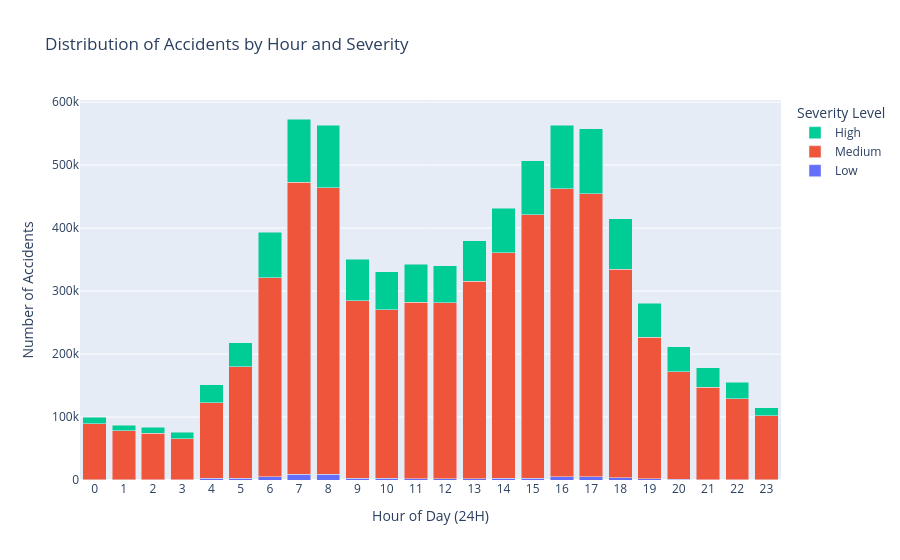

Notebook code cell kept with this figure:
### Code cell
time_analysis=(
    df_parsed.with_columns(
    pl.col("Start_Time").dt.hour().alias("Hour")) 
    .group_by(["Hour", "Severity"])
    .agg(pl.len().alias("Severity_Count"))
    .sort("Hour")
)
severity_labels = {
        0: "Low",
        1: "Medium",
        2: "High"
    }
fig2 = go.Figure()
for sev_val, label in severity_labels.items():

    subset = time_analysis.filter(pl.col("Severity") == sev_val)
    
    fig2.add_trace(
            go.Bar(
                x=subset["Hour"],           
                y=subset["Severity_Count"], 
                name=label
            )
        )

fig2.update_layout(
    title="Distribution of Accidents by Hour and Severity",
    xaxis_title="Hour of Day (24H)",    
    yaxis_title="Number of Accidents",  
    barmode="stack", 
    #template="plotly_dark",
    legend_title="Severity Level",
    xaxis=dict(
        tickmode='linear',
        tick0=0,
        dtick=1
    )
)

fig2.show()

### Figure 1 — Plotly figure (JSON) as saved in the notebook; plotly's stock layout.template omitted (floating-point values rounded to 4 significant figures)
{"data": [{"name": "Low", "type": "bar", "x": [0, 1, 2, 3, 4, 5, 6, 7, 8, 9, 10, 11, 12, 13, 14, 15, 16, 17, 18, 19, 20, 21, 22, 23], "y": [350, 242, 459, 427, 2616, 3016, 5431, 8831, 9015, 2694, 2401, 2246, 1682, 2183, 2406, 3130, 4898, 5050, 3777, 2216, 846, 679, 467, 355]}, {"name": "Medium", "type": "bar", "x": [0, 1, 2, 3, 4, 5, 6, 7, 8, 9, 10, 11, 12, 13, 14, 15, 16, 17, 18, 19, 20, 21, 22, 23], "y": [89065, 77962, 73776, 65225, 120055, 176482, 315512, 464225, 455357, 281979, 268297, 279838, 279463, 313570, 358416, 418358, 457668, 449680, 330648, 224395, 170999, 146323, 128337, 101347]}, {"name": "High", "type": "bar", "x": [0, 1, 2, 3, 4, 5, 6, 7, 8, 9, 10, 11, 12, 13, 14, 15, 16, 17, 18, 19, 20, 21, 22, 23], "y": [10584, 8833, 9688, 9811, 28312, 38333, 72621, 100214, 99331, 66093, 60171, 60690, 59160, 64043, 70661, 85770, 100658, 102919, 80730, 54264, 40119, 31411, 26360, 12802]}], "layout": {"barmode": "stack", "legend": {"title": {"text": "Severity Level"}}, "title": {"text": "Distribution of Accidents by Hour and Severity"}, "xaxis": {"dtick": 1, "tick0": 0, "tickmode": "linear", "title": {"text": "Hour of Day (24H)"}}, "yaxis": {"title": {"text": "Number of Accidents"}}}}
